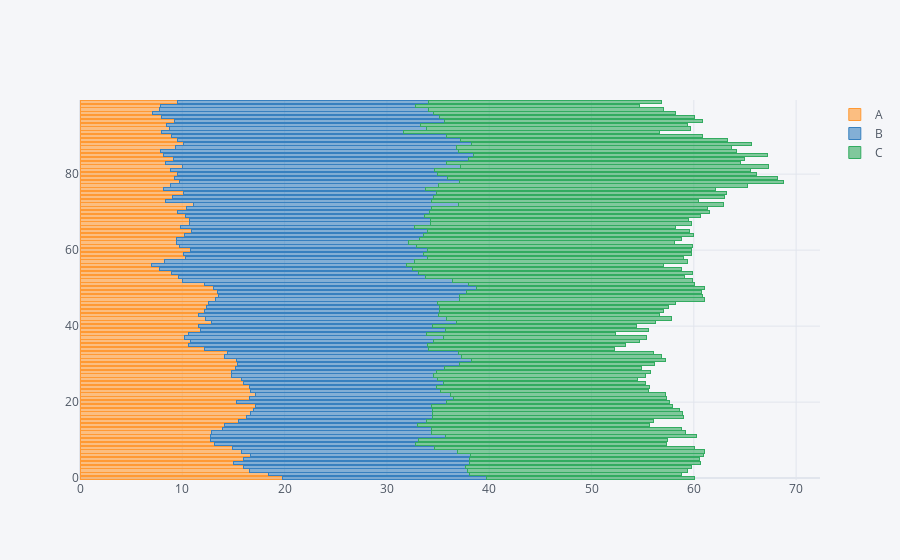

The notebook cell saved with this chart:
### Markdown cell above
#### Horizontal Stacked Bar Graph
- To produce a stacked bar plot, use barmode=stack
- To get horizontal bar plots, pass kind='barh'

### Code cell
## It Uses the intially created dataset
df.iplot(kind = 'barh', barmode='stack', bargap=0.2)
